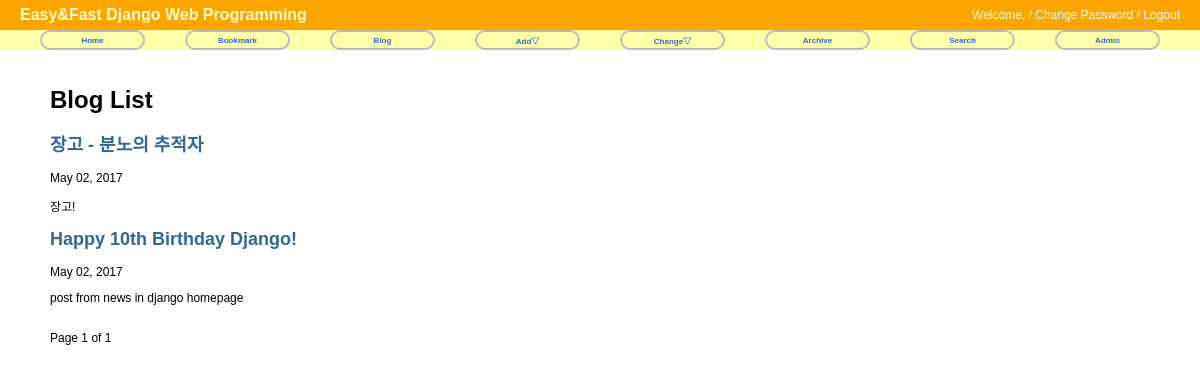
Screenshot of /blog/ with the database file from the repository.
### blog/models.py (models this page shows, shortened)
@python_2_unicode_compatible
class Post(models.Model):
    title = models.CharField('TITLE',max_length=50)
    slug = models.SlugField('SLUG', unique=True, allow_unicode=True, help_text='one word for title alias.')
    description = models.CharField('DESCRIPTION', max_length=100, blank=True, help_text='simple description text')
    content = models.TextField('CONTENT')
    create_date = models.DateTimeField('Create Date', auto_now_add=True)
    modify_date = models.DateTimeField('Modify Date', auto_now=True)
    owner = models.ForeignKey(User, null=True)
    class Meta:
        verbose_name = 'post'
        verbose_name_plural = 'posts'
        db_table = 'my_post'
        ordering = ('-modify_date',)
    def get_absolute_url(self):
        return reverse('blog:post_detail', args=(self.slug,))

### blog/views.py (the view)
class PostLV(ListView):
    model = Post
    template_name = 'blog/post_all.html'
    context_object_name = 'posts'
    paginate_by = 2

### blog/templates/blog/post_all.html (shortened to what this page needs)
{% extends "base.html" %}
{% block content %}
<div id="content">
<h1>Blog List</h1>
{% for post in posts %}
    <h2><a href='{{ post.get_absolute_url }}'>{{ post.title }}</a></h2>
    {{ post.modify_date|date:"N d, Y"}}
    <p>{{ post.description }}</p>
{% endfor %}
<br/>
<div>
    <span>
        Page {{ page_obj.number }} of {{ page_obj.paginator.num_pages }}
    </span>
</div>
</div>
{% endblock %}

### static/css/base.css (style rules this page uses)
body { font-family: "Lucia Grande",Verdana,Arial,sans-serif; font-size: 12px; }
div#content { position: absolute; top: 70px; left: 50px; right: 50px; }
a:link, a:visited { color: #369; text-decoration: none; }

### rows the page displays
Post: title "장고 - 분노의 추적자", modify_date "May 02, 2017", description "장고!"
Post: title "Happy 10th Birthday Django!", modify_date "May 02, 2017", description "post from news in django homepage"

### other values shown
{{ page_obj.number }} "1"
{{ page_obj.paginator.num_pages }} "1"
